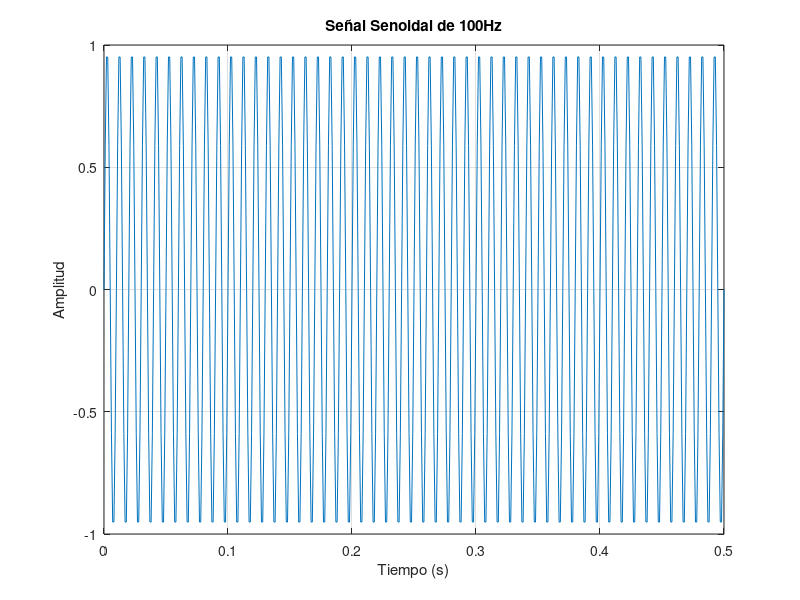

Recreate this plot in MATLAB.
% Parámetros
f = 100; % Frecuencia de la señal (Hz)
fs = 1000; % Frecuencia de muestreo (Hz)
t_start = 0; % Tiempo de inicio (s)
t_end = 0.5; % Tiempo final (s)

% Vector de tiempo
t = t_start:1/fs:t_end;

% Señal senoidal
y = sin(2 * pi * f * t);

% Gráfica
figure;
plot(t, y);
xlabel('Tiempo (s)');
ylabel('Amplitud');
title('Señal Senoidal de 100Hz');
grid on;